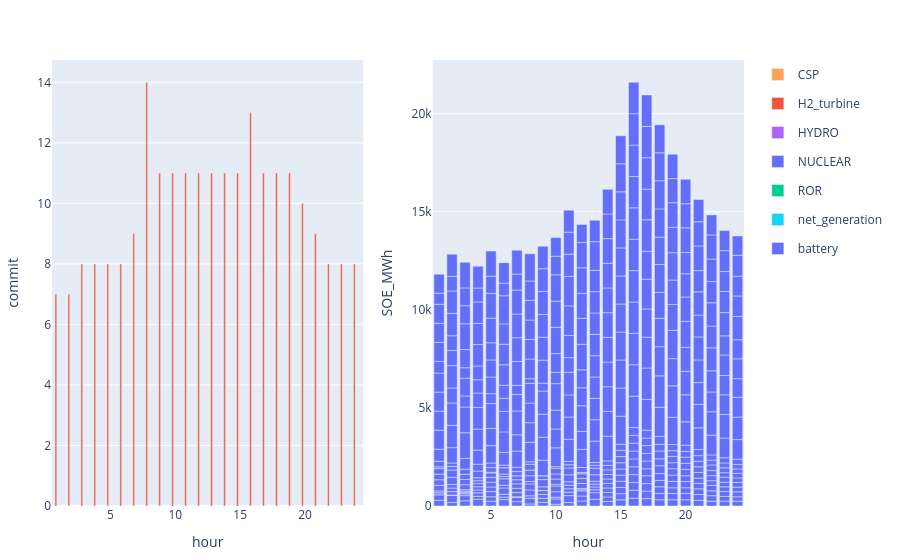

Notebook source saved alongside this figure:
### Code cell
to_plot = commit_ed[(commit_ed.configuration .== config_) .&  (commit_ed.day .== day_) .&  (commit_ed.iteration .== iteration_),:] 
p1 = plot(to_plot, x = :hour, y = :commit,  kind = "bar", color = :resource, stackgroup = 1) #Layout(barmode="stack"))

to_plot = s_ed.storage[(s_ed.storage.configuration .== config_) .&  (s_ed.storage.day .== day_) .&  (s_ed.storage.iteration .== iteration_),:]
p2 = plot(to_plot, x = :hour , y = :SOE_MWh, color = :resource, kind = "bar", Layout(barmode="stack")) 
[p1 p2]

### Figure 1 — Plotly figure (JSON) as saved in the notebook; plotly's stock layout.template omitted (floating-point values rounded to 4 significant figures; data arrays with more than 128 entries replaced by an {"elided": "..."} marker saying what was removed)
{"data": [{"legendgroup": "CSP", "marker": {"color": "#FFA15A"}, "name": "CSP", "showlegend": true, "stackgroup": 1, "type": "bar", "x": [1, 2, 3, 4, 5, 6, 7, 8, 9, 10, 11, 12, 13, 14, 15, 16, 17, 18, 19, 20, 21, 22, 23, 24], "xaxis": "x1", "y": [null, null, null, null, null, null, null, null, null, null, null, null, null, null, null, null, null, null, null, null, null, null, null, null], "yaxis": "y1"}, {"legendgroup": "H2_turbine", "marker": {"color": "#EF553B"}, "name": "H2_turbine", "showlegend": true, "stackgroup": 1, "type": "bar", "x": [1, 2, 3, 4, 5, 6, 7, 8, 9, 10, 11, 12, 13, 14, 15, 16, 17, 18, 19, 20, 21, 22, 23, 24], "xaxis": "x1", "y": [7, 7, 8, 8, 8, 8, 9, 14, 11, 11, 11, 11, 11, 11, 11, 13, 11, 11, 11, 10, 9, 8, 8, 8], "yaxis": "y1"}, {"legendgroup": "HYDRO", "marker": {"color": "#ab63fa"}, "name": "HYDRO", "showlegend": true, "stackgroup": 1, "type": "bar", "x": [1, 2, 3, 4, 5, 6, 7, 8, 9, 10, 11, 12, 13, 14, 15, 16, 17, 18, 19, 20, 21, 22, 23, 24], "xaxis": "x1", "y": [null, null, null, null, null, null, null, null, null, null, null, null, null, null, null, null, null, null, null, null, null, null, null, null], "yaxis": "y1"}, {"legendgroup": "NUCLEAR", "marker": {"color": "#636efa"}, "name": "NUCLEAR", "showlegend": true, "stackgroup": 1, "type": "bar", "x": [1, 2, 3, 4, 5, 6, 7, 8, 9, 10, 11, 12, 13, 14, 15, 16, 17, 18, 19, 20, 21, 22, 23, 24], "xaxis": "x1", "y": [0, 0, 0, 0, 0, 0, 0, 0, 0, 0, 0, 0, 0, 0, 0, 0, 0, 0, 0, 0, 0, 0, 0, 0], "yaxis": "y1"}, {"legendgroup": "ROR", "marker": {"color": "#00cc96"}, "name": "ROR", "showlegend": true, "stackgroup": 1, "type": "bar", "x": [1, 2, 3, 4, 5, 6, 7, 8, 9, 10, 11, 12, 13, 14, 15, 16, 17, 18, 19, 20, 21, 22, 23, 24], "xaxis": "x1", "y": [null, null, null, null, null, null, null, null, null, null, null, null, null, null, null, null, null, null, null, null, null, null, null, null], "yaxis": "y1"}, {"legendgroup": "net_generation", "marker": {"color": "#19d3f3"}, "name": "net_generation", "showlegend": true, "stackgroup": 1, "type": "bar", "x": [1, 2, 3, 4, 5, 6, 7, 8, 9, 10, 11, 12, 13, 14, 15, 16, 17, 18, 19, 20, 21, 22, 23, 24], "xaxis": "x1", "y": [null, null, null, null, null, null, null, null, null, null, null, null, null, null, null, null, null, null, null, null, null, null, null, null], "yaxis": "y1"}, {"legendgroup": "battery", "marker": {"color": "#636efa"}, "name": "battery", "showlegend": true, "type": "bar", "x": {"elided": "504 int values"}, "xaxis": "x2", "y": {"elided": "504 float values"}, "yaxis": "y2"}], "layout": {"margin": {"b": 50, "l": 50, "r": 50, "t": 60}, "xaxis1": {"anchor": "y1", "domain": [0, 0.45], "title": {"text": "hour"}}, "xaxis2": {"anchor": "y2", "domain": [0.55, 1], "title": {"text": "hour"}}, "yaxis1": {"anchor": "x1", "domain": [0, 1], "title": {"text": "commit"}}, "yaxis2": {"anchor": "x2", "domain": [0, 1], "title": {"text": "SOE_MWh"}}}}
